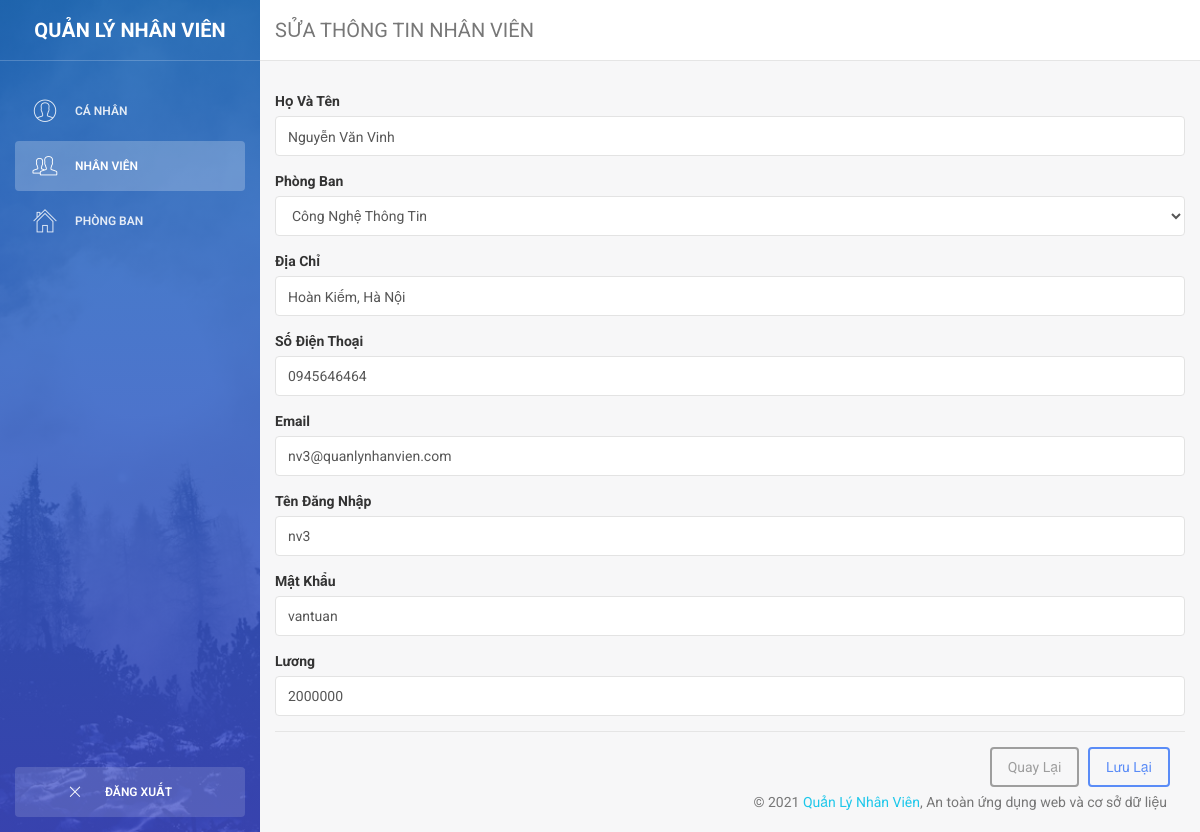
/sua_nhanvien.php?id=3 (signed in), run on the app's committed database.
### tables this page shows
CREATE TABLE `nhanvien` (
  `ID` int(5) UNSIGNED NOT NULL,
  `HOTEN` varchar(255) NOT NULL,
  `MAPB` varchar(10) DEFAULT NULL,
  `PHAI` varchar(10) NOT NULL,
  `DIACHI` varchar(255) DEFAULT NULL,
  `SDT` varchar(20) DEFAULT NULL,
  `EMAIL` varchar(255) DEFAULT NULL,
  `USERNAME` varchar(32) DEFAULT NULL,
  `PASSWORD` varchar(100) DEFAULT NULL,
  `LUONG` varchar(100) DEFAULT NULL,
  `isAdmin` int(11) DEFAULT NULL
);

CREATE TABLE `phongban` (
  `MAPB` varchar(5) NOT NULL,
  `TENPB` varchar(50) DEFAULT NULL
);

### sua_nhanvien.php (the view, shortened to what this page needs)
<?php
    $ciphering = "AES-256-CTR";
    $option = 0;
    $encryption_iv = '1122334455667788';
    $encryption_key = "aaaaaaaa";
    require 'connectdatabase.php';
    if(isset($_GET["id"])) {
        $id = $_GET["id"];
        $sql_sel = "SELECT id ,hoten, mapb, diachi,sdt ,email ,username,password,luong FROM nhanvien WHERE `id` = $id";
        $result = $conn->query($sql_sel);
        $rows = mysqli_fetch_array($result);
    }
?>
<!doctype html>
<html lang="en">
<head>
    <link href="assets/css/bootstrap.min.css" rel="stylesheet" />
    <link href="assets/css/animate.min.css" rel="stylesheet"/>
    <link href="assets/css/light-bootstrap-dashboard.css" rel="stylesheet"/>
    <link href="assets/css/demo.css" rel="stylesheet" />
    <link href="http://maxcdn.bootstrapcdn.com/font-awesome/4.2.0/css/font-awesome.min.css" rel="stylesheet">
    <link href="assets/css/pe-icon-7-stroke.css" rel="stylesheet" />
</head>
<body>
<div class="wrapper">
    <div class="sidebar" data-color="blue" data-image="assets/img/sidebar-5.jpg">
    	<div class="sidebar-wrapper">
            <div class="logo">
                <a href="#" class="simple-text">
                    QUẢN LÝ NHÂN VIÊN
                </a>
            </div>
            <ul class="nav">
                <li>
                    <a href="profile.php">
                        <i class="pe-7s-user"></i>
                        <p>Cá Nhân</p>
                    </a>
                </li>
                <li class="active">
                    <a href="nhanvien.php">
                        <i class="pe-7s-users"></i>
                        <p>nhân viên</p>
                    </a>
                </li>
                <li>
                    <a href="phongban.php">
                        <i class="pe-7s-home"></i>
                        <p>Phòng Ban</p>
                    </a>
                </li>
				<li class="active-pro">
                    <a href="controller_logout.php">
                        <i class="pe-7s-close" style="margin-left: 30px;"></i>
                        <p>Đăng Xuất</p>
                    </a>
                </li>
            </ul>
    	</div>
    </div>
    <div class="main-panel">
        <nav class="navbar navbar-default navbar-fixed">
            <div class="container-fluid">
                <div class="navbar-header">
                    <p class="navbar-brand" href="#">SỬA THÔNG TIN NHÂN VIÊN</p>
                </div>
            </div>
        </nav>
        <div class="content">
            <div class="container-fluid">
                <div class="row">
            <form method="post" action="controller_edit.php">
              <div class="form-group">
                <label >Họ Và Tên</label>
                <input name="hoten" type="text" class="form-control" placeholder="Nhập họ và tên" value="<?php
                if(isset($_SESSION['username']) && $_SESSION['username']) {
                 echo $rows["hoten"]; }
                 else {
                    echo "";
                 }
                ?>">
              </div>
              <div class="form-group">
                    <label for="phongban">Phòng Ban <?php
                        ?>   </label>
                    <select class="form-control" name="phongban">
                      <?php
                                        $sql = "SELECT mapb, tenpb from phongban";
                                        $result = $conn->query($sql);
                                        if ($result->num_rows > 0) {
                                        while($row = $result->fetch_assoc()) {
                                            ?>
                    <option <?= $rows["mapb"] == $row["mapb"] ? "selected" : "" ?>  value='<?= $row["mapb"] ?>'> <?= $row["tenpb"] ?></option>";
                    <?php
                                        }
                                    }
                     ?>
                    </select>
                  </div>
            <div class="form-group">
                <label >Địa Chỉ</label>
                <input name="diachi" type="text" class="form-control" placeholder="Số nhà, đường, xã,..." value="<?php
                if(isset($_SESSION['username']) && $_SESSION['username']) {
                echo $rows["diachi"]; }
                ?>">
            </div>
            <div class="form-group">
                <label>Số Điện Thoại</label>
                <input name="sdt" type="text" class="form-control" aria-describedby="emailHelp" placeholder="SĐT" value="<?php
                if(isset($_SESSION['username']) && $_SESSION['username']) {
                echo $rows["sdt"];} ?>">
            </div>
            <div class="form-group">
                <label>Email</label>
                <input name="email" type="email" class="form-control" aria-describedby="emailHelp" placeholder="Nhập vào email" value="<?php
                if(isset($_SESSION['username']) && $_SESSION['username']) {
                    echo $rows["email"];} ?>">
            </div>
            <div class="form-group">
                <label>Tên Đăng Nhập</label>
                <input name="username" type="text" class="form-control" aria-describedby="emailHelp" placeholder="Username" value="<?php
                if(isset($_SESSION['username']) && $_SESSION['username']) {
                echo $rows["username"];} ?>">
            </div>
            <div class="form-group">
                <label>Mật Khẩu</label>
                <input name="password" type="text" class="form-control" placeholder="Password" value="<?php
                $password_decryption = openssl_decrypt($rows["password"], $ciphering, $encryption_key,$option,$encryption_iv);
                echo $password_decryption;
                ?>">
            </div>
            <div class="form-group">
                <label>Lương</label>
                <input name="luong" type="text" class="form-control" placeholder="Nhập vào lương" value="<?php
                $luong_decryption = openssl_decrypt($rows["luong"], $ciphering, $encryption_key,$option,$encryption_iv);
                echo $luong_decryption; ?>">
            </div>
            <div class="modal-footer">
                <button type="submit" class="btn btn-secondary" name="return">Quay Lại</button>
                <button <?php if($rows["username"] == 'admin') {
                echo "disabled"; }
            ?> type="submit" class="btn btn-primary" name="Confirm">Lưu Lại</button>
            </div>
         </form>
            </div>
        </div>
        <footer class="footer">
            <div class="container-fluid" style="position: absolute; bottom: 0;right: 0;">
                <p class="copyright pull-right">
                    &copy; 2021 <a href="#">Quản Lý Nhân Viên</a>, An toàn ứng dụng web và cơ sở dữ liệu
                </p>
            </div>
        </footer>
    </div>
</div>
</body>
</html>

### assets/css/demo.css (style rules this page uses)
.sidebar .nav > li.active-pro { position: absolute; width: 100%; bottom: 10px; }
.sidebar .nav > li.active-pro a { background: rgba(255, 255, 255, 0.14); opacity: 1; color: #FFFFFF; }

### data on the page
nhanvien: hoten "Nguyễn Văn Vinh", phongban "Công Nghệ Thông Tin", diachi "Hoàn Kiếm, Hà Nội", sdt "0945646464", email "nv3@quanlynhanvien.com", username "nv3", password "vantuan", luong "2000000"
